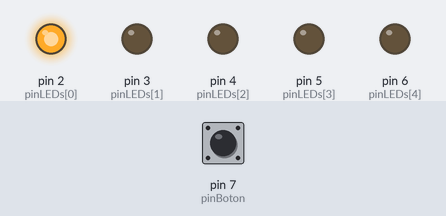
Bench run of a sketch on a simulated Arduino Uno, built with avr-gcc and run on an emulated ATmega328P. On the bench: output pins drawn as LEDs (lit = HIGH). The inputs (shaded band) are chosen by the test bench; at power-on: pin 7 (pinBoton) HIGH.

Above: at 0.2 s.
At 1.2 s:
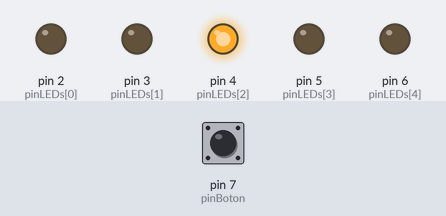
At 1.7 s:
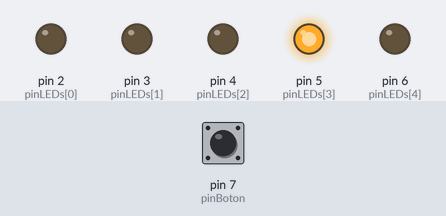
At 3.2 s:
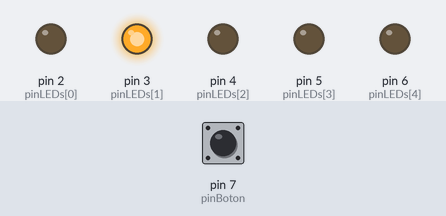
At 4.7 s:
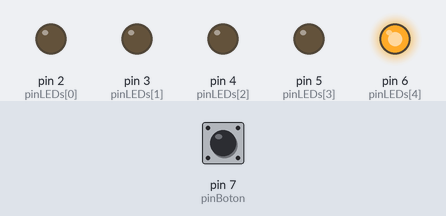
Timing chart, 0 to 5.8 s (numbered marks = the images above):
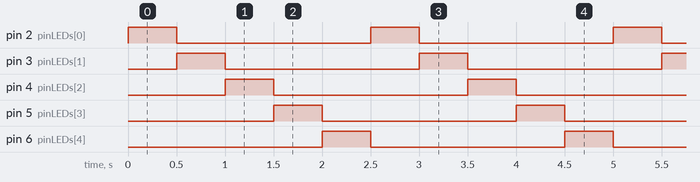

The sketch:

Ejercicio1.ino
```cpp
// Definición de pines
const int pinLEDs[] = { 2, 3, 4, 5, 6 };  // Pines para los LEDs
const int pinBoton = 7;                   // Pin para el pulsador

// Otros parámetros
const int delayTiempo = 500;  // Retardo de medio segundo
bool direccion = true;        // Dirección de la secuencia (true: izquierda a derecha, false: derecha a izquierda)

void setup() {
  // Inicialización de pines
  for (int i = 0; i < 5; i++) {
    pinMode(pinLEDs[i], OUTPUT);
  }
  pinMode(pinBoton, INPUT_PULLUP);  // Configuración del pulsador con pull-up interno
}

void loop() {
  // Verificar si el botón está presionado
  if (digitalRead(pinBoton) == LOW) {
    // Cambiar dirección de la secuencia
    direccion = !direccion;
    delay(500);  // Debounce
  }

  // Encender LEDs secuencialmente en la dirección deseada
  if (direccion) {
    for (int i = 0; i < 5; i++) {
      digitalWrite(pinLEDs[i], HIGH);
      delay(delayTiempo);
      digitalWrite(pinLEDs[i], LOW);
    }
  } else {
    for (int i = 4; i >= 0; i--) {
      digitalWrite(pinLEDs[i], HIGH);
      delay(delayTiempo);
      digitalWrite(pinLEDs[i], LOW);
    }
  }
}
```

Measured:
- by itself, pin 2 (pinLEDs[0]), pin 3 (pinLEDs[1]), pin 4 (pinLEDs[2]), pin 5 (pinLEDs[3]), pin 6 (pinLEDs[4]): alternates HIGH for 0.50 s and LOW for 2.0 s
- by itself, everything shown: repeats every 2.5 s, in 6 steps
